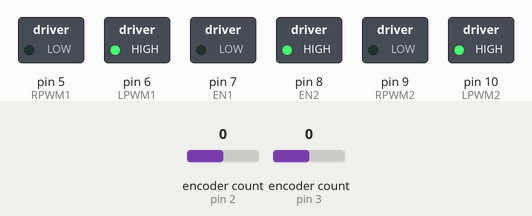
Recording of a program running on a simulated Arduino Uno, built with avr-gcc and run on an emulated ATmega328P. Parts: switched loads named in the program (green lamp = pin HIGH). The test bench sets the inputs (shaded band); at power-on: encoder count (sensors on pin 2, pin 3) 0. What the program prints to the serial monitor is not drawn.

Above: at 0.1 s.
At 20.1 s:
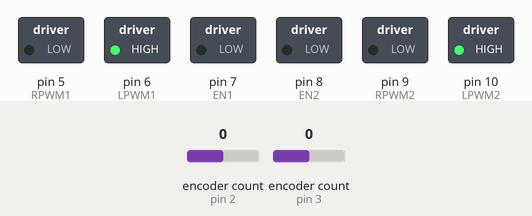
Timing chart, 0 to 21.6 s (numbered marks = the images above):
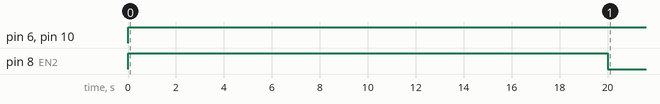

The program:

main.cpp
```cpp
#include <Arduino.h>
#include <Encoder.h>

#define RPWM1 5
#define LPWM1 6
#define RPWM2 9
#define LPWM2 10
#define EN1 7
#define EN2 8
#define ENCA1 2
#define ENCB1 4
#define ENCA2 3
#define ENCB2 12
#define PPR 375
#define PPS 819
#define MAX_RPS 2.17
#define MAX_RPM 166.40
#define MAX_PWM 255

Encoder myEnc1(ENCA1, ENCB1), myEnc2(ENCA2, ENCB2);

struct Variable
{
  int valEncoder = 0;
  float proportional;
  float integral;
  float derivative;
  float PID;
  float oldPosition = 0;
  float RPM, RPS;
  float oldData = 0;
  unsigned long currTime;
  unsigned long lastTime;
};
Variable Motor1, Motor2, Enc1, Enc2, Test, Motion;

enum Status{STOP, CW, CCW};
enum Driver{ENABLE_ALL, ENABLE_R, ENABLE_L, DISABLE};
enum ENC{M1, M2};

void DriverStatus(int mode){
  if(mode == ENABLE_ALL){
    digitalWrite(EN1, HIGH);
    digitalWrite(EN2, HIGH);
  }
  else if(mode == ENABLE_R){
    digitalWrite(EN1, HIGH);
    digitalWrite(EN2, LOW);
  }
  else if(mode == ENABLE_L){
    digitalWrite(EN1, LOW);
    digitalWrite(EN2, HIGH);
  }
  else if(mode == DISABLE){
    digitalWrite(EN1, LOW);
    digitalWrite(EN2, LOW);
  }
  else{
    Serial.println("WARNING! Please, argument is 1 or 0");
    delay(2000);
  }
}

void MotorStatus(int condition1, int condition2, float val1, float val2){
  val1 = map(val1, 0, MAX_RPM, 0, MAX_PWM); //mapping RPS to PWM
  val2 = map(val2, 0, MAX_RPM, 0, MAX_PWM);
  if(condition1 == CW && condition2 == CW){
    analogWrite(RPWM1, val1);
    delayMicroseconds(100);
    analogWrite(LPWM1, 0);

    analogWrite(RPWM2, val2);
    delayMicroseconds(100);
    analogWrite(LPWM2, 0);
  }
  else if(condition1 == CCW && condition2 == CCW){
    analogWrite(RPWM1, 0);
    delayMicroseconds(100);
    analogWrite(LPWM1, val1);

    analogWrite(RPWM2, 0);
    delayMicroseconds(100);
    analogWrite(LPWM2, val2);
  }
  else if(condition1 == CW && condition2 == CCW){
    analogWrite(RPWM1, val1);
    delayMicroseconds(100);
    analogWrite(LPWM1, 0);

    analogWrite(RPWM2, 0);
    delayMicroseconds(100);
    analogWrite(LPWM2, val2);
  }
  else if(condition1 == CCW && condition2 == CW){
    analogWrite(RPWM1, 0);
    delayMicroseconds(100);
    analogWrite(LPWM1, val1);

    analogWrite(RPWM2, val2);
    delayMicroseconds(100);
    analogWrite(LPWM2, 0);
  }
  else if(condition1 == CW && condition2 == STOP){
    analogWrite(RPWM1, val1);
    delayMicroseconds(100);
    analogWrite(LPWM1, 0);

    analogWrite(RPWM2, 0);
    delayMicroseconds(100);
    analogWrite(LPWM2, 0);
  }
  else if(condition1 == CCW && condition2 == STOP){
    analogWrite(RPWM1, 0);
    delayMicroseconds(100);
    analogWrite(LPWM1, val1);

    analogWrite(RPWM2, 0);
    delayMicroseconds(100);
    analogWrite(LPWM2, 0);
  }
  else if(condition1 == STOP && condition2 == CW){
    analogWrite(RPWM1, 0);
    delayMicroseconds(100);
    analogWrite(LPWM1, 0);

    analogWrite(RPWM2, val2);
    delayMicroseconds(100);
    analogWrite(LPWM2, 0);
  }
  else if(condition1 == STOP && condition2 == CCW){
    analogWrite(RPWM1, 0);
    delayMicroseconds(100);
    analogWrite(LPWM1, 0);

    analogWrite(RPWM2, 0);
    delayMicroseconds(100);
    analogWrite(LPWM2, val2);
  }
  else if(condition1 == STOP && condition2 == STOP){
    analogWrite(RPWM1, 0);
    delayMicroseconds(100);
    analogWrite(LPWM1, 0);

    analogWrite(RPWM2, 0);
    delayMicroseconds(100);
    analogWrite(LPWM2, 0);
  }
  else{
    Serial.println("WARNING! Please, argument is STOP, RIGHT, or LEFT");
    delay(2000);
  }
}

void MotorStatus(int condition1, int condition2){
  int value = 255;
    if(condition1 == CW && condition2 == CW){
    analogWrite(RPWM1, value);
    delayMicroseconds(100);
    analogWrite(LPWM1, 0);

    analogWrite(RPWM2, value);
    delayMicroseconds(100);
    analogWrite(LPWM2, 0);
  }
  else if(condition1 == CCW && condition2 == CCW){
    analogWrite(RPWM1, 0);
    delayMicroseconds(100);
    analogWrite(LPWM1, value);

    analogWrite(RPWM2, 0);
    delayMicroseconds(100);
    analogWrite(LPWM2, value);
  }
  else if(condition1 == CW && condition2 == CCW){
    analogWrite(RPWM1, value);
    delayMicroseconds(100);
    analogWrite(LPWM1, 0);

    analogWrite(RPWM2, 0);
    delayMicroseconds(100);
    analogWrite(LPWM2, value);
  }
  else if(condition1 == CCW && condition2 == CW){
    analogWrite(RPWM1, 0);
    delayMicroseconds(100);
    analogWrite(LPWM1, value);

    analogWrite(RPWM2, value);
    delayMicroseconds(100);
    analogWrite(LPWM2, 0);
  }
  else if(condition1 == CW && condition2 == STOP){
    analogWrite(RPWM1, value);
    delayMicroseconds(100);
    analogWrite(LPWM1, 0);

    analogWrite(RPWM2, 0);
    delayMicroseconds(100);
    analogWrite(LPWM2, 0);
  }
  else if(condition1 == CCW && condition2 == STOP){
    analogWrite(RPWM1, 0);
    delayMicroseconds(100);
    analogWrite(LPWM1, value);

    analogWrite(RPWM2, 0);
    delayMicroseconds(100);
    analogWrite(LPWM2, 0);
  }
  else if(condition1 == STOP && condition2 == CW){
    analogWrite(RPWM1, 0);
    delayMicroseconds(100);
    analogWrite(LPWM1, 0);

    analogWrite(RPWM2, value);
    delayMicroseconds(100);
    analogWrite(LPWM2, 0);
  }
  else if(condition1 == STOP && condition2 == CCW){
    analogWrite(RPWM1, 0);
    delayMicroseconds(100);
    analogWrite(LPWM1, 0);

    analogWrite(RPWM2, 0);
    delayMicroseconds(100);
    analogWrite(LPWM2, value);
  }
  else if(condition1 == STOP && condition2 == STOP){
    analogWrite(RPWM1, 0);
    delayMicroseconds(100);
    analogWrite(LPWM1, 0);

    analogWrite(RPWM2, 0);
    delayMicroseconds(100);
    analogWrite(LPWM2, 0);
  }
  else{
    Serial.println("WARNING! Please, argument is STOP, RIGHT, or LEFT");
    delay(2000);
  }
}

float toRPM1(){
  float newPosition = myEnc1.read();

  Enc1.currTime = millis();
  if((Enc1.currTime - Enc1.lastTime) >= 1000){
    newPosition -= Motor1.oldPosition;
    Motor1.RPS = (newPosition/PPR)/1;
    Motor1.RPS = fabs(Motor1.RPS);
    Motor1.RPM = Motor1.RPS*60;

    Motor1.oldPosition += newPosition;
    Enc1.lastTime = Enc1.currTime;
  }
  return Motor1.RPM;
}

float toRPM2(){
  float newPosition = myEnc2.read();

  Enc2.currTime = millis();
  if((Enc2.currTime - Enc2.lastTime) >= 1000){
    newPosition -= Motor2.oldPosition;
    Motor2.RPS = (newPosition/PPR)/1;
    Motor2.RPS = fabs(Motor2.RPS);
    Motor2.RPM = Motor2.RPS*60;

    Motor2.oldPosition += newPosition;
    Enc2.lastTime = Enc2.currTime;
  }
  return Motor2.RPM;
}

void ReadEncoder1(){
  float newData = myEnc1.read();
  if(newData != Motor1.oldData){
    Motor1.oldData = newData;
    Serial.println(newData/100);
  }
}

void ReadEncoder2(){
  float newData = myEnc2.read();
  if(newData != Motor2.oldData){
    Motor2.oldData = newData;
    Serial.println(newData/100);
  }
}

void ControlMotor(float Target1, float Target2){
  float Error1, Error2;
  float lastError1, lastError2;
  static float sumError1, sumError2;

  Error1 = Target1 - toRPM1();
  Error2 = Target2 - toRPM2();

  Motor1.currTime = millis();
  if((Motor1.currTime - Motor1.lastTime) >= 100){
    Motor1.proportional = 0.95 * Error1;
    Motor1.integral = 1 * sumError1 * 0.1;
    Motor1.derivative = 0.00002 * (Error1 - lastError1) / 0.1;

    Motor2.proportional = 0.95 * Error2;
    Motor2.integral = 1 * sumError2 * 0.1;
    Motor2.derivative = 0.00002 * (Error2 - lastError2) / 0.1;

    Motor1.PID = Motor1.proportional + Motor1.integral + Motor1.derivative;
    Motor2.PID = Motor2.proportional + Motor2.integral + Motor2.derivative;

    sumError1 += Error1;
    sumError2 += Error2;

    if(sumError1 >= 4000) sumError1 = 4000;
    else if(sumError1 <= -4000) sumError1 = -4000;

    if(sumError2 >= 4000) sumError2 = 4000;
    else if(sumError2 <= -4000) sumError2 = -4000;

    lastError1 = Error1;
    lastError2 = Error2;

    // Serial.print(toRPM1());
    // Serial.print(" | ");
    Serial.println(toRPM2());

    Motor1.PID = constrain(Motor1.PID, 0, MAX_RPM);
    Motor2.PID = constrain(Motor2.PID, 0, MAX_RPM);

    MotorStatus(CCW, CCW, Motor1.PID, Motor2.PID);

    Motor1.lastTime = Motor1.currTime;
  }
}

void ControlMotion(float setpoint){
  Motion.lastTime = millis();
  if((Motion.currTime - Motion.lastTime) >= 100){

  }
}

void setup() {
  Serial.begin(9600);
  pinMode(RPWM1, OUTPUT);
  pinMode(LPWM1, OUTPUT);
  pinMode(RPWM2, OUTPUT);
  pinMode(LPWM2, OUTPUT);
  pinMode(EN1, OUTPUT);
  pinMode(EN2, OUTPUT);
  DriverStatus(ENABLE_L);
}

void loop() {
  // ControlMotor(0,160);
  Test.currTime = millis();
  if((Test.currTime - Test.lastTime) <= 20000){
    MotorStatus(CCW,CCW);
    Serial.println(toRPM2());
  }
  else DriverStatus(DISABLE);
}
```

Measured:
- by itself, pin 6 (LPWM1), pin 10 (LPWM2): LOW → HIGH at 0.00 s
- by itself, pin 8 (EN2): HIGH → LOW at 20.0 s
